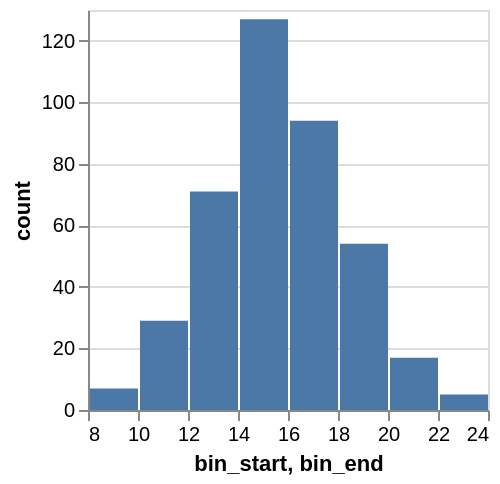

The specification (Vega-Lite) saved for this image:
### Vega specification from a JSON file in a GitHub repository (floating-point values rounded to 4 significant figures)
{"$schema": "https://vega.github.io/schema/vega/v5.json", "background": "white", "padding": 5, "width": 200, "height": 200, "style": "cell", "data": [{"name": "source_0", "values": [{"bin_start": 8, "bin_end": 10, "count": 7}, {"bin_start": 10, "bin_end": 12, "count": 29}, {"bin_start": 12, "bin_end": 14, "count": 71}, {"bin_start": 14, "bin_end": 16, "count": 127}, {"bin_start": 16, "bin_end": 18, "count": 94}, {"bin_start": 18, "bin_end": 20, "count": 54}, {"bin_start": 20, "bin_end": 22, "count": 17}, {"bin_start": 22, "bin_end": 24, "count": 5}]}, {"name": "data_0", "source": "source_0", "transform": [{"type": "filter", "expr": "isValid(datum[\"bin_start\"]) && isFinite(+datum[\"bin_start\"]) && isValid(datum[\"count\"]) && isFinite(+datum[\"count\"])"}]}], "marks": [{"name": "marks", "type": "rect", "style": ["bar"], "from": {"data": "data_0"}, "encode": {"update": {"fill": {"value": "#4c78a8"}, "x2": {"scale": "x", "field": "bin_start", "offset": 1}, "x": {"scale": "x", "field": "bin_end"}, "y": {"scale": "y", "field": "count"}, "y2": {"scale": "y", "value": 0}}}}], "scales": [{"name": "x", "type": "linear", "domain": {"data": "data_0", "fields": ["bin_start", "bin_end"]}, "range": [0, {"signal": "width"}], "bins": {"step": 2}, "zero": false}, {"name": "y", "type": "linear", "domain": {"data": "data_0", "field": "count"}, "range": [{"signal": "height"}, 0], "nice": true, "zero": true}], "axes": [{"scale": "y", "orient": "left", "gridScale": "x", "grid": true, "tickCount": {"signal": "ceil(height/40)"}, "domain": false, "labels": false, "maxExtent": 0, "minExtent": 0, "ticks": false, "zindex": 0}, {"scale": "x", "orient": "bottom", "grid": false, "title": "bin_start, bin_end", "labelFlush": true, "labelOverlap": true, "tickCount": {"signal": "ceil(width/40)"}, "zindex": 0}, {"scale": "y", "orient": "left", "grid": false, "title": "count", "labelOverlap": true, "tickCount": {"signal": "ceil(height/40)"}, "zindex": 0}]}
